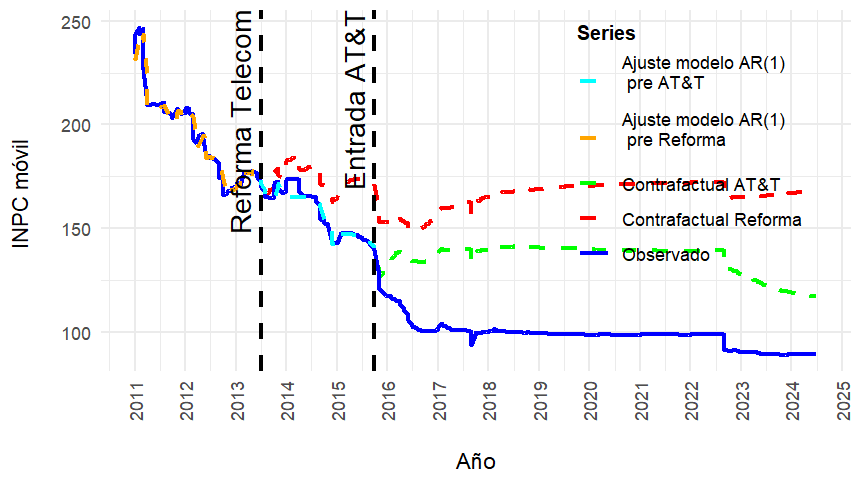

The script that drew this image:
  
  library(readr)
  library(dplyr)
  library(sandwich)
  library(lmtest)
  library(ggplot2)
  library(estimatr)
    
  # Limpieza INPC móvil quincenal -------------------------------------------
  
  datos <- read_csv("C:/Users/ivang/Downloads/Data/Data/INPC_MOVIL.csv")
  # Primero verificar que tengamos las columnas de ANIO, MES y VALOR de la
  # variable a graficar
  names(datos)
  datos$Periodos
  datos$`Precios e Inflación (NUEVO) > Índice nacional de precios al consumidor. Base segunda quincena de Julio 2018 (quincenal) > Clasificación del consumo individual por finalidades (CCIF) quincenal > Nacional > 08 Comunicaciones > 08.3 Servicios telefónicos y de facsímile > 08.3.0 Servicios telefónicos y de facsímile > 237 Servicio de telefonía móvil  /f1`
  
  # Selección de columnas y filtrado de la base
  
  # Verificar que los datos esten en una misma periodicidad.
  # Esto es que no haya datos anuales, trimestrales o mensuales mezclados
  
  datos$FECHA <- as.Date(datos$Periodos, format = "%d/%m/%Y")
  datos$FECHA
  
  datos$ANIO <- as.numeric(format(datos$FECHA, "%Y"))
  datos$MES <- as.numeric(format(datos$FECHA, "%m"))
  datos$QUINCENA <- as.numeric(format(datos$FECHA, "%d"))
  datos$VALOR <- datos$`Precios e Inflación (NUEVO) > Índice nacional de precios al consumidor. Base segunda quincena de Julio 2018 (quincenal) > Clasificación del consumo individual por finalidades (CCIF) quincenal > Nacional > 08 Comunicaciones > 08.3 Servicios telefónicos y de facsímile > 08.3.0 Servicios telefónicos y de facsímile > 237 Servicio de telefonía móvil  /f1`
  datos <- datos %>% mutate(DIA = case_when(QUINCENA== 2 ~ 15,
                                            T ~ QUINCENA))
  # check <- datos %>% filter((ANIO == 2012 & MES>10)|(ANIO == 2013 & MES == 1))# 6 observaciones de las 4 se interpolaran
  
  x <- c(1,8)
  y <- c(datos$VALOR[datos$ANIO == 2012 & datos$MES == 10 & datos$QUINCENA == 2],
         datos$VALOR[datos$ANIO == 2013 & datos$MES == 2 & datos$QUINCENA == 1])
  
  datos <- datos %>% mutate(VALOR = case_when((ANIO == 2012 & MES == 11 & QUINCENA == 1) ~ approx(x, y, xout = 2)$y,
                                              (ANIO == 2012 & MES == 11 & QUINCENA == 2) ~ approx(x, y, xout = 3)$y,
                                              (ANIO == 2012 & MES == 12 & QUINCENA == 1) ~ approx(x, y, xout = 4)$y,
                                              (ANIO == 2012 & MES == 12 & QUINCENA == 2) ~ approx(x, y, xout = 5)$y,
                                              (ANIO == 2013 & MES == 1 & QUINCENA == 1) ~ approx(x, y, xout = 6)$y,
                                              (ANIO == 2013 & MES == 1 & QUINCENA == 2) ~ approx(x, y, xout = 7)$y,
                                              T ~ VALOR
  ))
  
  
  
  
  datos_filtrados <- datos %>% select(ANIO, MES, DIA, VALOR)
  # 
  
  
  # fechas de contrafactuales ----------------------------------------
  
  
  anio_inicio <-  2011 # Información dispobile desde el 2011
  mes_inicio <- 1
  anio_fin <- 2024
  mes_fin <- 12
  # Fecha de la Reforma de telecomunicaciones
  anio_evento <- 2013
  mes_evento <- 7
  
  anio_inicio2 <- anio_evento
  mes_inicio2 <- mes_evento
  anio_fin2 <- 2024
  mes_fin2 <- 12
  # Fecha de entrada de AT&T
  anio_evento2 <- 2015
  mes_evento2 <- 10
  
  
  # Calculo de las variables de rezago --------------------------------------------
  
  datos_filtrados <- datos_filtrados %>% arrange(ANIO,MES)
  datos_filtrados$VALOR_LAG_1 <-  lag(datos_filtrados$VALOR,1)
  
  # Partición de datos en preevento y postevento ----------------------------
  
  dato_preevento <- datos_filtrados %>% 
    filter((ANIO >= anio_inicio & ANIO < anio_evento) | 
             (ANIO == anio_evento & MES <= mes_evento))
  
  dato_postevento <- datos_filtrados %>% 
    filter((ANIO <= anio_fin & ANIO > anio_evento) | 
             (ANIO == anio_evento & MES > mes_evento))
  
  dato_preevento2 <- datos_filtrados %>% 
    filter((ANIO >= anio_inicio2 & MES >= mes_evento& ANIO < anio_evento2) | 
             (ANIO == anio_evento2 & MES <= mes_evento2))
  
  dato_postevento2 <- datos_filtrados %>% 
    filter((ANIO <= anio_fin2 & ANIO > anio_evento2) | 
             (ANIO == anio_evento2 & MES > mes_evento2))
  
  dato_postevento <- dato_postevento %>% arrange(ANIO,MES)
  dato_preevento <- dato_preevento %>% arrange(ANIO,MES)
  
  dato_postevento2 <- dato_postevento2 %>% arrange(ANIO,MES)
  dato_preevento2 <- dato_preevento2 %>% arrange(ANIO,MES)
  
  # modelo preevento --------------------------------------------------------
  
  modelo_preevento <- lm(formula = VALOR ~ VALOR_LAG_1,
                         data = dato_preevento)
  
  summary(modelo_preevento)
  coef(modelo_preevento)[1]
  predict(modelo_preevento)
  
  coef(modelo_preevento)[1]+coef(modelo_preevento)[2]*dato_preevento$VALOR_LAG_1[20]
  
  dato_preevento$PREDICHO <- c(predict(modelo_preevento))# lineas cada 100
  #dato_preevento$PREDICHO <- c(NA, predict(modelo_preevento))#Ebitda
  # dato_preevento$PREDICHO <- c(predict(modelo_preevento), NA)
  
  # bptest(modelo_preevento)
  # 
  # dwtest(modelo_preevento)
  # library(estimatr)
  
  plot(modelo_preevento$residuals)
  
  modelo_preevento2 <- lm(formula = VALOR ~ VALOR_LAG_1,
                          data = dato_preevento2)
  
  summary(modelo_preevento2)
  modelo_preevento_errores_robustos2 <- coeftest(modelo_preevento2, 
                                                 vcov = vcovHC(modelo_preevento2, 
                                                               type="HC1"))
  
  dato_preevento2$PREDICHO <- predict(modelo_preevento2)
  modelo_preevento_errores_robustos2
  
  # modelo postevento -------------------------------------------------------
  
  modelo_postevento <- lm(formula = VALOR ~ VALOR_LAG_1,
                          data = dato_postevento)
  
   modelo_postr <- lm_robust(formula = VALOR ~ VALOR_LAG_1,
                             se_type = "HC3", 
                             data = dato_postevento)
  
  summary(modelo_postevento)
  
  modelo_postevento$residuals
  residuos_postr <- dato_postevento$VALOR - modelo_postr$fitted.values
  
  
  
  modelo_postevento_errores_robustos <- coeftest(modelo_postevento, 
                                                 vcov = vcovHC(modelo_postevento, 
                                                               type="HC1"))
  modelo_postevento_errores_robustos
  
  modelo_postevento2 <- lm(formula = VALOR ~ VALOR_LAG_1,
                           data = dato_postevento2)
  
  summary(modelo_postevento2)
  modelo_postevento_errores_robustos2 <- coeftest(modelo_postevento2, 
                                                  vcov = vcovHC(modelo_postevento2, 
                                                                type="HC1"))
  modelo_postevento_errores_robustos2
  
  
  # Errores y coeficientes --------------------------------------------------
  
  # extraemos la información para generar el contrafactual
  
  errores_preevento <- modelo_preevento$residuals
  errores_postevento <- modelo_postevento$residuals
  beta_cero_pre <- coef(modelo_preevento)[1]
  beta_uno_pre <- coef(modelo_preevento)[2]
  
  errores_postevento2 <- modelo_postevento2$residuals
  beta_cero_pre2 <- coef(modelo_preevento2)[1]
  beta_uno_pre2 <- coef(modelo_preevento2)[2]
  
  # dato_postevento$errores_postevento <- c(NA,errores_postevento)
  
  # Construcción del contrafactual ------------------------------------------
  
  contrafactual <- c()
  contrafactual2 <- c()
  
  # contrafactual[1] = beta_cero_pre + beta_uno_pre * dato_postevento$VALOR_LAG_1[2] + errores_postevento[2]
  
  for (i in 1:nrow(dato_postevento)) {
    if (i == 1){
      contrafactual[i] = beta_cero_pre + beta_uno_pre * dato_postevento$VALOR_LAG_1[i] + errores_postevento[i]
    }
    else{
      contrafactual[i] = beta_cero_pre + beta_uno_pre * contrafactual[i-1] + errores_postevento[i]
    }
  }
  
  for (i in 1:nrow(dato_postevento2)) {
    if (i == 1){
      contrafactual2[i] = beta_cero_pre2 + beta_uno_pre2 * dato_postevento2$VALOR_LAG_1[i] + errores_postevento2[i]
    }
    else{
      contrafactual2[i] = beta_cero_pre2 + beta_uno_pre2 * contrafactual2[i-1] + errores_postevento2[i]
    }
  }
  
  # dato_postevento <- dato_postevento %>% 
  #   mutate(contrafactual = beta_cero_pre + beta_uno_pre * VALOR_LAG_1 + errores_postevento)
  
  dato_postevento$contrafactual <- contrafactual
  dato_postevento2$contrafactual <- contrafactual2
  
  dato_postevento <- dato_postevento %>% filter(!is.na(contrafactual))
  dato_postevento <- bind_rows(dato_preevento, dato_postevento)
  
  dato_postevento2 <- dato_postevento2 %>% filter(!is.na(contrafactual2))
  dato_postevento2 <- bind_rows(dato_preevento2, dato_postevento2)
  
  fecha_evento <- as.Date(paste(anio_evento, mes_evento, "01", sep = "-"))
  fecha_evento2 <- as.Date(paste(anio_evento2, mes_evento2, "01", sep = "-"))
  
  nombre_evento <- "Reforma Telecom"
  nombre_evento2 <- "Entrada AT&T"
  
  
  # INPC Móvil ---------------------------------------------------------------
  
  
  ggplot() +
    geom_line(data = dato_postevento, aes(x = as.Date(paste(ANIO, MES, "01", sep = "-")), 
                                          y = contrafactual, 
                                          color = "Contrafactual Reforma"), 
              linetype = "dashed",
              size = 1) +
    geom_line(data = dato_postevento2, aes(x = as.Date(paste(ANIO, MES, "01", sep = "-")),
                                           y = contrafactual,
                                           color = "Contrafactual AT&T"),
              linetype = "dashed",
              size = 1) +
    geom_line(data = dato_postevento, aes(x = as.Date(paste(ANIO, MES, "01", sep = "-")), 
                                          y = VALOR, color = "Observado"), 
              size = 1) +
    geom_line(data = dato_postevento, aes(x = as.Date(paste(ANIO, MES, "01", sep = "-")),
                                          y = PREDICHO,
                                          color = "Ajuste modelo AR(1) \n pre Reforma \n"),
              linetype = "dashed",
              size = 1) +
    geom_line(data = dato_postevento2, aes(x = as.Date(paste(ANIO, MES, "01", sep = "-")),
                                           y = PREDICHO,
                                           color = "Ajuste modelo AR(1) \n pre AT&T\n"),
              linetype = "dashed",
              size = 1) +
    labs(
      # title = paste(var_interes,"comparación de conjuntos:\n Observado vs Contrafactual",sep = " "),
      x = "\nAño", y = "INPC móvil \n") +
    # scale_y_continuous(
    #   limits = c(0, 10000),
    #   breaks = seq(0, 10000, by = 1000)
    # ) +
    scale_x_date(
      date_breaks = "year",
      date_labels = "%Y",
      # breaks = as.Date(paste0(unique(dato_postevento$ANIO), "-01-01")),
      # labels = function(x) ifelse(format(x, "%m") == "03",format(x, "%Y"),"")
    )+
    # scale_x_date(date_breaks = "3 months", 
    #              date_labels = "%Y-Q%q") +
    geom_vline(xintercept = as.numeric(fecha_evento), 
               linetype = "dashed", color = "black", size = 1) +
    annotate("text", x = fecha_evento, y = Inf, label = nombre_evento, 
             angle = 90, vjust = -0.5, hjust = 1, size = 5) +
    geom_vline(xintercept = as.numeric(fecha_evento2), 
               linetype = "dashed", color = "black", size = 1) +
    annotate("text", x = fecha_evento2, y = Inf, label = nombre_evento2, 
             angle = 90, vjust = -0.5, hjust = 1, size = 5) +
    # scale_color_manual(values = c("Observado" = "blue", "Contrafactual" = "red")) +
    scale_color_manual(
      name = "Series",  # <-- Aquí cambias el título de la leyenda
      values = c("Observado" = "blue", "Contrafactual Reforma" = "red", 
                 "Contrafactual AT&T" = "green", 
                 "Ajuste modelo AR(1) \n pre Reforma \n" = "orange", 
                 "Ajuste modelo AR(1) \n pre AT&T\n" = "cyan")
    )+
    theme_minimal()+
    theme(axis.text.x = element_text(angle = 90, vjust = 0.5, hjust = 1),
          legend.position = c(0.95, 1),  # Esquina superior derecha
          legend.justification = c(1, 1),  # Justifica a la esquina superior derecha
          legend.background = element_rect(fill = NA, color = NA, size = 0.5),
          legend.title = element_text(size = 10, face = "bold"),
          legend.text = element_text(size = 9))
  
  ggplot() +
    geom_line(data = dato_postevento, aes(x = as.Date(paste(ANIO, MES, "01", sep = "-")), 
                                          y = VALOR, color = "Nacional"), 
              size = 1) +
    labs(
      # title = paste(var_interes,"comparación de conjuntos:\n Observado vs Contrafactual",sep = " "),
      x = "\nAño", y = "INPC móvil \n") +
    # scale_y_continuous(
    #   limits = c(0, 10000),
    #   breaks = seq(0, 10000, by = 1000)
    # ) +
    scale_x_date(
      date_breaks = "year",
      date_labels = "%Y",
      # breaks = as.Date(paste0(unique(dato_postevento$ANIO), "-01-01")),
      # labels = function(x) ifelse(format(x, "%m") == "03",format(x, "%Y"),"")
    )+
    # scale_x_date(date_breaks = "3 months", 
    #              date_labels = "%Y-Q%q") +
    geom_vline(xintercept = as.numeric(fecha_evento), 
               linetype = "dashed", color = "black", size = 1) +
    annotate("text", x = fecha_evento, y = Inf, label = nombre_evento, 
             angle = 90, vjust = -0.5, hjust = 1, size = 5) +
    geom_vline(xintercept = as.numeric(fecha_evento2), 
               linetype = "dashed", color = "black", size = 1) +
    annotate("text", x = fecha_evento2, y = Inf, label = nombre_evento2, 
             angle = 90, vjust = -0.5, hjust = 1, size = 5) +
    # scale_color_manual(values = c("Observado" = "blue", "Contrafactual" = "red")) +
    scale_color_manual(
      name = "Serie",  # <-- Aquí cambias el título de la leyenda
      values = c("Nacional" = "blue", "Contrafactual Reforma" = "red", 
                 "Contrafactual AT&T" = "green", 
                 "Ajuste modelo AR(1) \n pre Reforma \n" = "orange", 
                 "Ajuste modelo AR(1) \n pre AT&T\n" = "cyan")
    )+
    theme_minimal()+
    theme(axis.text.x = element_text(angle = 90, vjust = 0.5, hjust = 1),
          legend.position = c(0.95, 1),  # Esquina superior derecha
          legend.justification = c(1, 1),  # Justifica a la esquina superior derecha
          legend.background = element_rect(fill = NA, color = NA, size = 0.5),
          legend.title = element_text(size = 10, face = "bold"),
          legend.text = element_text(size = 9))
